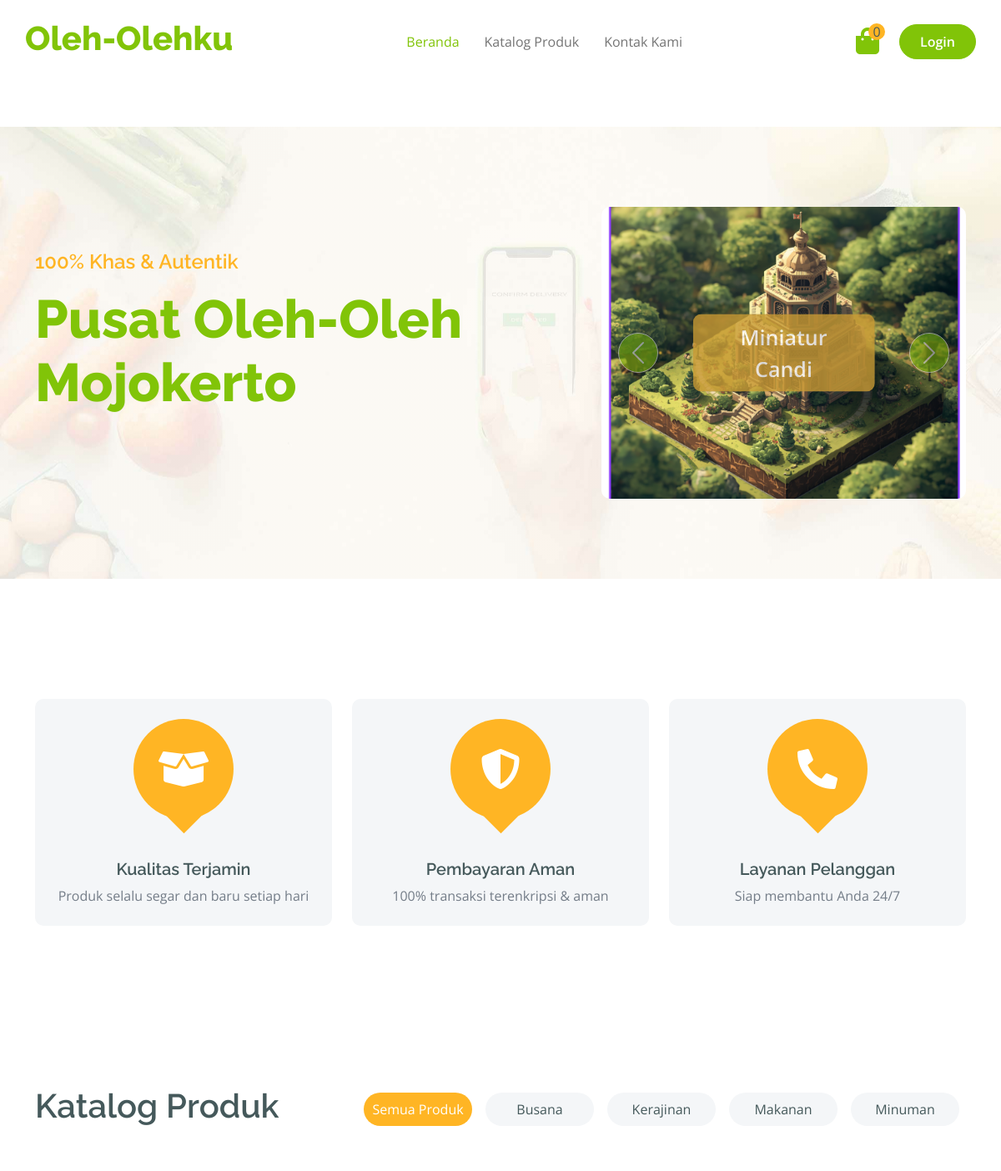
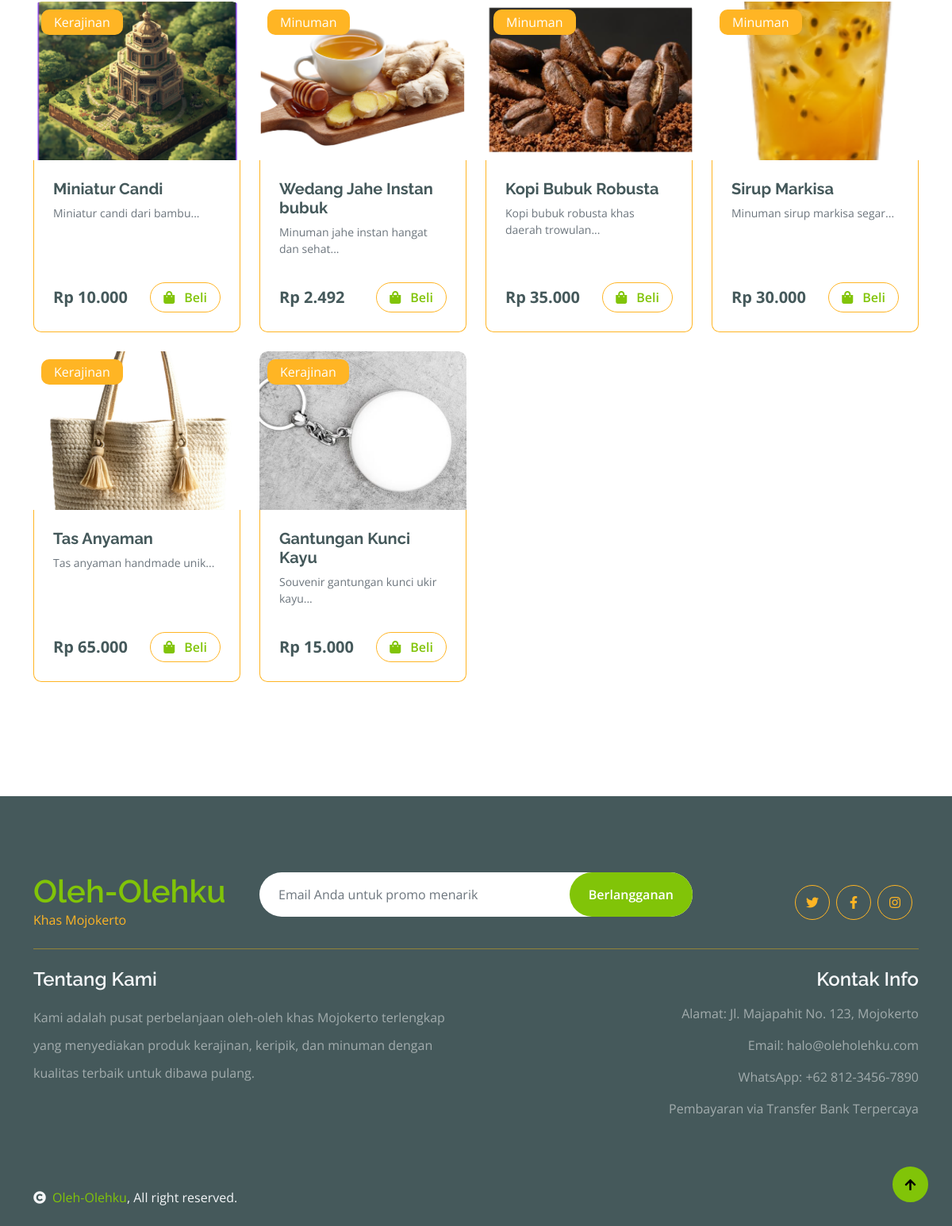
The page / on the database its author committed (2 pictures, top to bottom).
### tables this page shows
CREATE TABLE `products` (
  `id_product` int NOT NULL,
  `id_category` int NOT NULL,
  `nama_produk` varchar(100) NOT NULL,
  `deskripsi` text,
  `harga` decimal(10,2) NOT NULL,
  `stok` int NOT NULL,
  `gambar` varchar(255) DEFAULT NULL
);

CREATE TABLE `categories` (
  `id_category` int NOT NULL,
  `nama_kategori` varchar(50) NOT NULL
);

### index.php (the view, shortened to what this page needs)
<?php
include('config/koneksi.php');
$query_kategori = mysqli_query($conn, "SELECT * FROM categories ORDER BY nama_kategori ASC");
$kategori_list = [];
while ($kat = mysqli_fetch_assoc($query_kategori)) {
	$kategori_list[] = $kat;
}
$query_produk = mysqli_query($conn, "SELECT p.*, c.nama_kategori
                                     FROM products p
                                     JOIN categories c ON p.id_category = c.id_category
                                     ORDER BY p.id_product DESC");
$produk_list = [];
while ($prod = mysqli_fetch_assoc($query_produk)) {
	$produk_list[] = $prod;
}
$query_carousel = mysqli_query($conn, "SELECT * FROM products ORDER BY id_product DESC LIMIT 3");
?>
<!DOCTYPE html>
<html lang="id">
<head>
	<link rel="stylesheet" href="https://use.fontawesome.com/releases/v5.15.4/css/all.css" />
	<link href="https://cdn.jsdelivr.net/npm/bootstrap-icons@1.4.1/font/bootstrap-icons.css" rel="stylesheet">
	<link href="user/lib/lightbox/css/lightbox.min.css" rel="stylesheet">
	<link href="user/lib/owlcarousel/assets/owl.carousel.min.css" rel="stylesheet">
	<link href="user/css/bootstrap.min.css" rel="stylesheet">
	<link href="user/css/style.css" rel="stylesheet">
</head>
<body>
	<div class="container-fluid fixed-top">
		<div class="container px-0">
			<nav class="navbar navbar-light bg-white navbar-expand-xl">
				<a href="index.php" class="navbar-brand">
					<h1 class="text-primary display-6">Oleh-Olehku</h1>
				</a>
				<div class="collapse navbar-collapse bg-white" id="navbarCollapse">
					<div class="navbar-nav mx-auto">
						<a href="index.php" class="nav-item nav-link active">Beranda</a>
						<a href="#katalog" class="nav-item nav-link">Katalog Produk</a>
						<a href="#kontak" class="nav-item nav-link">Kontak Kami</a>
					</div>
					<div class="d-flex m-3 me-0">
						<a href="cart.php" class="position-relative me-4 my-auto">
							<i class="fa fa-shopping-bag fa-2x text-primary"></i>
							<span class="position-absolute bg-secondary rounded-circle d-flex align-items-center justify-content-center text-dark px-1" style="top: -5px; left: 15px; height: 20px; min-width: 20px;"><?= count($_SESSION['keranjang']); ?></span>
						</a>
						<?php if (isset($_SESSION['id_user'])) : ?>
							<div class="nav-item dropdown my-auto">
								<a href="#" class="nav-link dropdown-toggle d-flex align-items-center text-dark" data-bs-toggle="dropdown">
									<i class="fas fa-user fa-2x text-primary me-2"></i>
								</a>
								<div class="dropdown-menu m-0 bg-secondary rounded-0">
									<a href="#" class="dropdown-item">Profil Saya</a>
									<a href="#" class="dropdown-item">Pesanan Saya</a>
									<a href="logout.php" class="dropdown-item text-danger">Logout</a>
								</div>
							</div>
						<?php else : ?>
							<a href="login.php" class="my-auto btn btn-primary text-white rounded-pill px-4 py-2">Login</a>
						<?php endif; ?>
					</div>
				</div>
			</nav>
		</div>
	</div>
	<div class="container-fluid py-5 mb-5 hero-header">
		<div class="container py-5">
			<div class="row g-5 align-items-center">
				<div class="col-md-12 col-lg-7">
					<h4 class="mb-3 text-secondary">100% Khas & Autentik</h4>
					<h1 class="mb-5 display-3 text-primary">Pusat Oleh-Oleh Mojokerto</h1>
				</div>
				<div class="col-md-12 col-lg-5">
					<div id="carouselId" class="carousel slide position-relative" data-bs-ride="carousel">
						<div class="carousel-inner" role="listbox">
							<?php
							$active = true;
							while ($car = mysqli_fetch_assoc($query_carousel)):
							?>
								<div class="carousel-item <?= $active ? 'active' : ''; ?> rounded">
									<a href="detail_produk.php?id=<?= $car['id_product']; ?>" class="btn px-4 py-2 text-white rounded bg-dark" style="opacity: 0.8;"><?= $car['nama_produk']; ?></a>
								</div>
							<?php $active = false;
							endwhile; ?>
						</div>
						<button class="carousel-control-prev" type="button" data-bs-target="#carouselId" data-bs-slide="prev">
							<span class="carousel-control-prev-icon" aria-hidden="true"></span>
						</button>
						<button class="carousel-control-next" type="button" data-bs-target="#carouselId" data-bs-slide="next">
							<span class="carousel-control-next-icon" aria-hidden="true"></span>
						</button>
					</div>
				</div>
			</div>
		</div>
	</div>
	<div class="container-fluid featurs py-5">
		<div class="container py-5">
			<div class="row g-4">
				<div class="col-md-6 col-lg-4">
					<div class="featurs-item text-center rounded bg-light p-4 h-100">
						<div class="featurs-icon btn-square rounded-circle bg-secondary mb-5 mx-auto">
							<i class="fas fa-box-open fa-3x text-white"></i>
						</div>
						<div class="featurs-content text-center">
							<h5>Kualitas Terjamin</h5>
							<p class="mb-0">Produk selalu segar dan baru setiap hari</p>
						</div>
					</div>
				</div>
				<div class="col-md-6 col-lg-4">
					<div class="featurs-item text-center rounded bg-light p-4 h-100">
						<div class="featurs-icon btn-square rounded-circle bg-secondary mb-5 mx-auto">
							<i class="fas fa-shield-alt fa-3x text-white"></i>
						</div>
						<div class="featurs-content text-center">
							<h5>Pembayaran Aman</h5>
							<p class="mb-0">100% transaksi terenkripsi & aman</p>
						</div>
					</div>
				</div>
				<div class="col-md-6 col-lg-4">
					<div class="featurs-item text-center rounded bg-light p-4 h-100">
						<div class="featurs-icon btn-square rounded-circle bg-secondary mb-5 mx-auto">
							<i class="fa fa-phone-alt fa-3x text-white"></i>
						</div>
						<div class="featurs-content text-center">
							<h5>Layanan Pelanggan</h5>
							<p class="mb-0">Siap membantu Anda 24/7</p>
						</div>
					</div>
				</div>
			</div>
		</div>
	</div>
	<div id="katalog" class="container-fluid fruite py-5">
		<div class="container py-5">
			<div class="tab-class text-center">
				<div class="row g-4">
					<div class="col-lg-4 text-start">
						<h1>Katalog Produk</h1>
					</div>
					<div class="col-lg-8 text-end">
						<ul class="nav nav-pills d-inline-flex text-center mb-5">
							<li class="nav-item">
								<a class="d-flex m-2 py-2 bg-light rounded-pill active" data-bs-toggle="pill" href="#tab-semua">
									<span class="text-dark" style="width: 130px;">Semua Produk</span>
								</a>
							</li>
							<?php foreach ($kategori_list as $kat) : ?>
								<li class="nav-item">
									<a class="d-flex py-2 m-2 bg-light rounded-pill" data-bs-toggle="pill" href="#tab-kat-<?= $kat['id_category']; ?>">
										<span class="text-dark" style="width: 130px;"><?= $kat['nama_kategori']; ?></span>
									</a>
								</li>
							<?php endforeach; ?>
						</ul>
					</div>
				</div>
				<div class="tab-content">
					<div id="tab-semua" class="tab-pane fade show p-0 active">
						<div class="row g-4">
							<?php foreach ($produk_list as $prod) : ?>
								<div class="col-md-6 col-lg-4 col-xl-3">
									<div class="rounded position-relative fruite-item d-flex flex-column h-100">
										<div class="fruite-img">
											<img src="assets/img/produk/<?= $prod['gambar']; ?>" class="img-fluid w-100 rounded-top" style="height: 200px; object-fit: cover;" alt="">
										</div>
										<div class="text-white bg-secondary px-3 py-1 rounded position-absolute" style="top: 10px; left: 10px;"><?= $prod['nama_kategori']; ?></div>
										<div class="p-4 border border-secondary border-top-0 rounded-bottom d-flex flex-column flex-grow-1 text-start">
											<h5 class="fw-bold"><?= $prod['nama_produk']; ?></h5>
											<p class="flex-grow-1 text-muted small"><?= substr($prod['deskripsi'], 0, 55); ?>...</p>
											<div class="d-flex justify-content-between flex-lg-wrap mt-3 align-items-center">
												<p class="text-dark fs-5 fw-bold mb-0">Rp <?= number_format($prod['harga'], 0, ',', '.'); ?></p>
												<?php if (isset($_SESSION['id_user'])) : ?>
													<a href="cart.php?action=add&id=<?= $prod['id_product']; ?>" class="btn border border-secondary rounded-pill px-3 text-primary"><i class="fa fa-shopping-bag me-2 text-primary"></i> Beli</a>
												<?php else : ?>
													<a href="login.php?pesan=login_dulu" class="btn border border-secondary rounded-pill px-3 text-primary" title="Login untuk Beli"><i class="fa fa-shopping-bag me-2 text-primary"></i> Beli</a>
												<?php endif; ?>
											</div>
										</div>
									</div>
								</div>
							<?php endforeach; ?>
						</div>
					</div>
				</div>
			</div>
		</div>
	</div>
	<div id="kontak" class="container-fluid bg-dark text-white-50 footer pt-5 mt-5">
		<div class="container py-5">
			<div class="pb-4 mb-4" style="border-bottom: 1px solid rgba(226, 175, 24, 0.5) ;">
				<div class="row g-4">
					<div class="col-lg-3">
						<a href="#">
							<h1 class="text-primary mb-0">Oleh-Olehku</h1>
							<p class="text-secondary mb-0">Khas Mojokerto</p>
						</a>
					</div>
					<div class="col-lg-6">
						<div class="position-relative mx-auto">
							<input class="form-control border-0 w-100 py-3 px-4 rounded-pill" type="email" placeholder="Email Anda untuk promo menarik">
							<button type="submit" class="btn btn-primary border-0 border-secondary py-3 px-4 position-absolute rounded-pill text-white" style="top: 0; right: 0;">Berlangganan</button>
						</div>
					</div>
					<div class="col-lg-3">
						<div class="d-flex justify-content-end pt-3">
							<a class="btn btn-outline-secondary me-2 btn-md-square rounded-circle" href=""><i class="fab fa-twitter"></i></a>
							<a class="btn btn-outline-secondary me-2 btn-md-square rounded-circle" href=""><i class="fab fa-facebook-f"></i></a>
							<a class="btn btn-outline-secondary me-2 btn-md-square rounded-circle" href=""><i class="fab fa-instagram"></i></a>
						</div>
					</div>
				</div>
			</div>
			<div class="row g-5">
				<div class="col-lg-6 col-md-6">
					<div class="footer-item">
						<h4 class="text-light mb-3">Tentang Kami</h4>
						<p class="mb-4">Kami adalah pusat perbelanjaan oleh-oleh khas Mojokerto terlengkap yang menyediakan produk kerajinan, keripik, dan minuman dengan kualitas terbaik untuk dibawa pulang.</p>
					</div>
				</div>
				<div class="col-lg-6 col-md-6">
					<div class="footer-item text-md-end">
						<h4 class="text-light mb-3">Kontak Info</h4>
						<p>Alamat: Jl. Majapahit No. 123, Mojokerto</p>
						<p>Email: halo@oleholehku.com</p>
						<p>WhatsApp: +62 812-3456-7890</p>
						<p>Pembayaran via Transfer Bank Terpercaya</p>
					</div>
				</div>
			</div>
		</div>
	</div>
	<div class="container-fluid copyright bg-dark py-4">
		<div class="container">
			<div class="row">
				<div class="col-md-12 text-center text-md-start mb-3 mb-md-0">
					<span class="text-light"><a href="#"><i class="fas fa-copyright text-light me-2"></i>Oleh-Olehku</a>, All right reserved.</span>
				</div>
			</div>
		</div>
	</div>
	<a href="#" class="btn btn-primary border-3 border-primary rounded-circle back-to-top"><i class="fa fa-arrow-up"></i></a>
</body>
</html>

### user/css/style.css (style rules this page uses)
.back-to-top { position: fixed; right: 30px; bottom: 30px; display: flex; width: 45px; height: 45px; align-items: center; justify-content: center; transition: 0.5s; z-index: 99; }
.btn { font-weight: 600; transition: .5s; }
.btn-square { width: 32px; height: 32px; }
.btn-md-square { width: 44px; height: 44px; }
.btn-square, .btn-sm-square, .btn-md-square, .btn-lg-square { padding: 0; display: flex; align-items: center; justify-content: center; font-weight: normal; }
.btn.border-secondary { transition: 0.5s; }
.fixed-top { transition: 0.5s; background: var(--bs-white); border: 0; }
.navbar .navbar-nav .nav-link { padding: 10px 15px; font-size: 16px; transition: .5s; }
.navbar { height: 100px; border-bottom: 1px solid rgba(255, 255, 255, .1); }
.navbar .navbar-nav .nav-link:hover, .navbar .navbar-nav .nav-link.active, .fixed-top.bg-white .navbar .navbar-nav .nav-link:hover, .fixed-top.bg-white .navbar .navbar-nav .nav-link.active { color: var(--bs-primary); }
.hero-header { background: linear-gradient(rgba(248, 223, 173, 0.1), rgba(248, 223, 173, 0.1)), url(../img/hero-img.jpg); background-position: center center; background-repeat: no-repeat; background-size: cover; }
.carousel-item { position: relative; }
.carousel-item a { position: absolute; top: 50%; left: 50%; transform: translate(-50%, -50%); font-size: 25px; background: linear-gradient(rgba(255, 181, 36, 0.7), rgba(255, 181, 36, 0.7)); }
.carousel-control-next, .carousel-control-prev { width: 48px; height: 48px; border-radius: 48px; border: 1px solid var(--bs-white); background: var(--bs-primary); position: absolute; top: 50%; transform: translateY(-50%); }
.carousel-control-next { margin-right: 20px; }
.carousel-control-prev { margin-left: 20px; }
@media (min-width: 992px) { .hero-header, .page-header { margin-top: 152px !important; } }
.featurs .featurs-item .featurs-icon { position: relative; width: 120px; height: 120px; }
.featurs .featurs-item .featurs-icon::after { content: ""; width: 35px; height: 35px; background: var(--bs-secondary); position: absolute; bottom: -10px; transform: translate(-50%); transform: rotate(45deg); background: var(--bs-secondary); }
.fruite .tab-class .nav-item a.active { background: var(--bs-secondary) !important; }
.fruite .tab-class .nav-item a.active span { color: var(--bs-white) !important; }
.fruite .fruite-item { height: 100%; transition: 0.5s; }
.fruite .fruite-item .fruite-img { overflow: hidden; transition: 0.5s; border-radius: 10px 10px 0 0; }
.fruite .fruite-item .fruite-img img { transition: 0.5s; }
.footer .footer-item p.mb-4 { line-height: 35px; }

### rows shown on the page
products: nama_produk "Miniatur Candi", gambar (picture), id_category.nama_kategori "Kerajinan", deskripsi "Miniatur candi dari bambu", harga "10.000"
categories: nama_kategori "Busana"
categories: nama_kategori "Kerajinan"
categories: nama_kategori "Makanan"
categories: nama_kategori "Minuman"
products: gambar (picture), id_category.nama_kategori "Minuman", nama_produk "Wedang Jahe Instan bubuk", deskripsi "Minuman jahe instan hangat dan sehat", harga "2.492"
products: gambar (picture), id_category.nama_kategori "Minuman", nama_produk "Kopi Bubuk Robusta", deskripsi "Kopi bubuk robusta khas daerah trowulan", harga "35.000"
products: gambar (picture), id_category.nama_kategori "Minuman", nama_produk "Sirup Markisa", deskripsi "Minuman sirup markisa segar", harga "30.000"
products: gambar (picture), id_category.nama_kategori "Kerajinan", nama_produk "Tas Anyaman", deskripsi "Tas anyaman handmade unik", harga "65.000"
products: gambar (picture), id_category.nama_kategori "Kerajinan", nama_produk "Gantungan Kunci Kayu", deskripsi "Souvenir gantungan kunci ukir kayu", harga "15.000"

### other values the page prints
count($_SESSION['keranjang']) "0"
